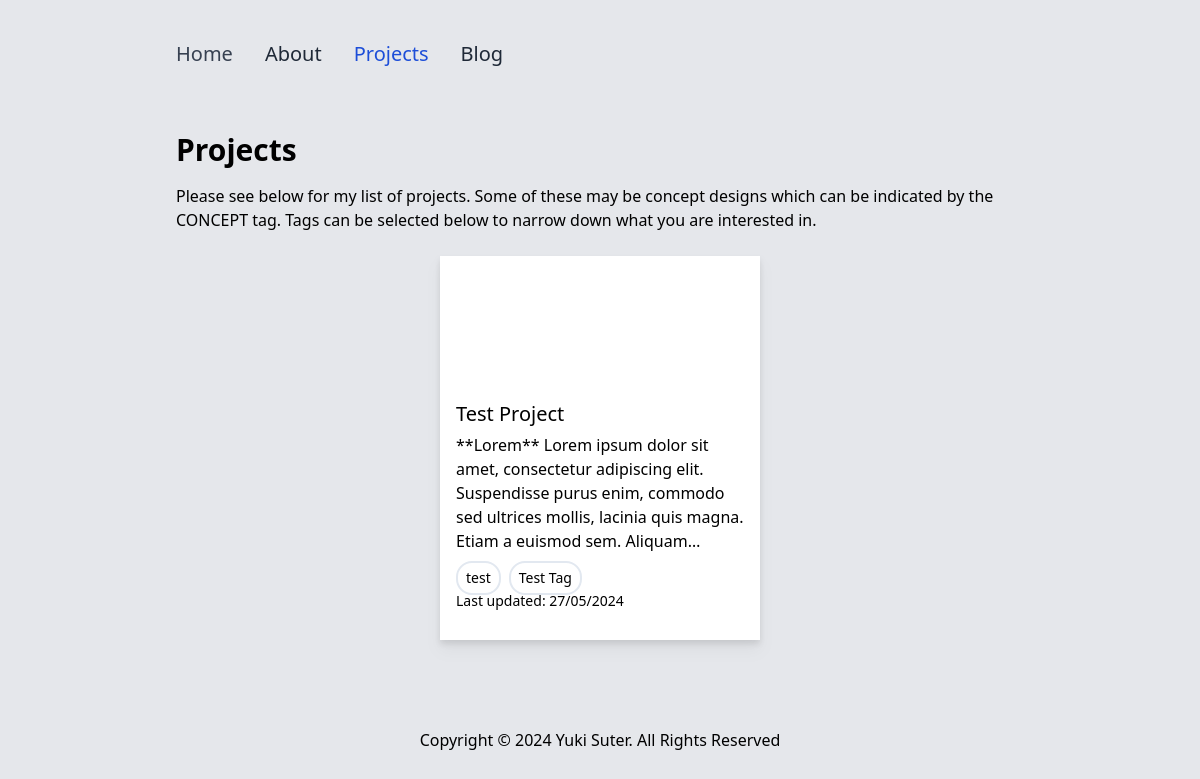
The app's page /projects/, older data.
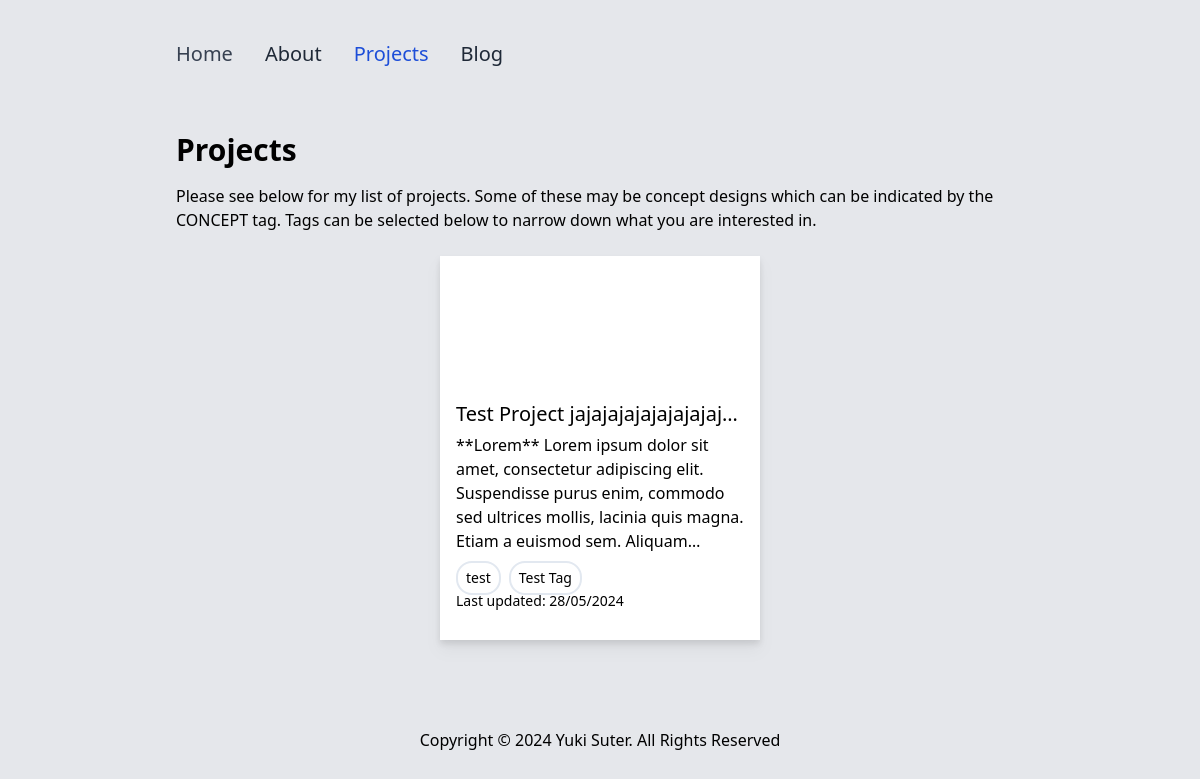
The same page, newer data.
### website/models.py (models this page shows, shortened)
class Project(models.Model):
    name = models.CharField(max_length=50)
    tags = models.ManyToManyField(ProjectTag, null=True, blank=True)
    description = models.TextField() # Brief description
    linkedBlogposts = models.ManyToManyField(BlogPost, null=True, blank=True)
    lastmodified = models.DateTimeField(auto_now=True)
    thumbnail = models.ForeignKey(Image, null=True, blank=True, on_delete=models.SET_NULL)

### website/views.py (the view)
# urls.py: path('projects/', projects, name="projects"),
def projects(request):
    projects = Project.objects.all()
    return render(request, 'projects/index.html', {'active_page': 'projects', 'projects': projects, 'tags': ProjectTag.objects.all()})

### templates/projects/index.html
{% extends "core/_base.html" %}
{% block content %}
    <h1 class="text-3xl dark:text-gray-100 font-semibold pb-4 text-center sm:text-left">Projects</h1>
    <div>
        <p class="dark:text-gray-100">Please see below for my list of projects. Some of these may be concept designs which can be indicated by the CONCEPT tag. Tags can be selected below to narrow down what you are interested in.</p>
    </div>
    <div class="flex flex-row flex-wrap justify-center p-2 gap-x-6 gap-y-6 mt-4">
        {% for project in projects %}
            {% include 'core/projectCard.html' with project=project %}
        {% endfor %}
    </div>
{% endblock content %}

### templates/core/projectCard.html (shortened to what this page needs)
<a style="display:block" href="/projects/{{project.name}}">
    <div class="w-80 h-96 drop-shadow-lg bg-white  dark:bg-slate-500">
        <div class="h-2/6 w-full bg-white flex justify-center items-center">
        </div>
        <div class="px-4 pb-2 h-4/6">
            <div class="h-1/6 mt-4 w-full">
                <h2 class="text-xl whitespace-nowrap text-ellipsis w-full overflow-hidden">{{project.name}}</h2>
            </div>
            <div class="h-3/6 w-full -mt-2">
                <p class="line-clamp-5   text-md">{{project.description}}</p>
            </div>
            <div class="flex  flex-row gap-x-2 h-1/6 py-1 w-full overflow-x-scroll">
                {% for tag in project.tags.all %}
                    {% include 'core/tag.html' with tagname=tag.name%}
                {% endfor %}
            </div>
            <div class="h-1/6 -mt-2 w-full">
                <h2 class="text-sm">Last updated: {{project.lastmodified|date:"d/m/Y"}}</h2>
            </div>
        </div>
    </div>
</a>

Row changes from the older to the newer data that the page shows:
changed Project: name "Test Project" → "Test Project jajajajajajajajajaj…"; lastmodified "27/05/2024" → "28/05/2024"
